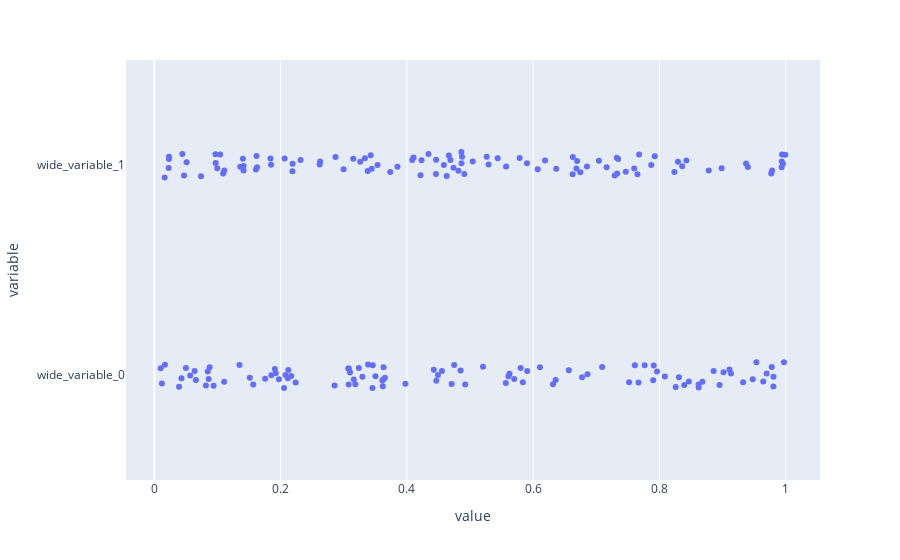

Source (notebook cell):
### Code cell
x = [np.random.random(100), np.random.random(100)]

fig = px.strip(
    x=x,
)
fig.show()

### Figure 1 — Plotly figure (JSON) as saved in the notebook; plotly's stock layout.template omitted (floating-point values rounded to 4 significant figures; data arrays with more than 128 entries replaced by an {"elided": "..."} marker saying what was removed)
{"data": [{"alignmentgroup": "True", "boxpoints": "all", "fillcolor": "rgba(255,255,255,0)", "hoveron": "points", "hovertemplate": "value=%{x}<br>variable=%{y}<extra></extra>", "legendgroup": "", "line": {"color": "rgba(255,255,255,0)"}, "marker": {"color": "#636efa"}, "name": "", "offsetgroup": "", "orientation": "h", "pointpos": 0, "showlegend": false, "type": "box", "x": {"elided": "200 float values"}, "x0": " ", "xaxis": "x", "y": {"elided": "200 str values"}, "y0": " ", "yaxis": "y"}], "layout": {"boxmode": "group", "legend": {"tracegroupgap": 0}, "margin": {"t": 60}, "xaxis": {"anchor": "y", "domain": [0, 1], "title": {"text": "value"}}, "yaxis": {"anchor": "x", "domain": [0, 1], "title": {"text": "variable"}}}}
